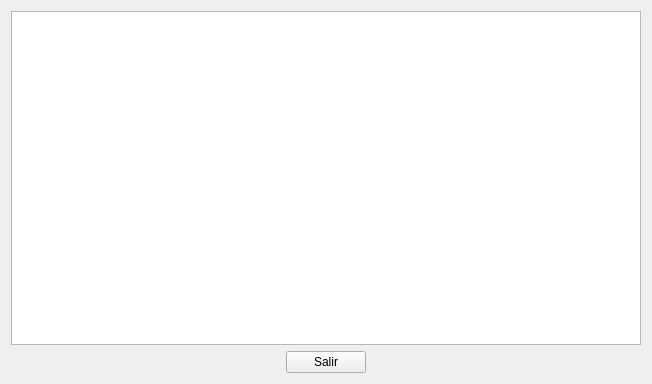
<?xml version="1.0" encoding="UTF-8"?>
<ui version="4.0">
 <class>TableSorteo</class>
 <widget class="QWidget" name="TableSorteo">
  <property name="geometry">
   <rect>
    <x>0</x>
    <y>0</y>
    <width>652</width>
    <height>384</height>
   </rect>
  </property>
  <property name="windowTitle">
   <string>Lista de Ganadores</string>
  </property>
  <layout class="QVBoxLayout" name="verticalLayout">
   <item>
    <widget class="QTableView" name="tableView">
     <property name="minimumSize">
      <size>
       <width>0</width>
       <height>0</height>
      </size>
     </property>
     <property name="styleSheet">
      <string notr="true"/>
     </property>
     <property name="alternatingRowColors">
      <bool>true</bool>
     </property>
     <property name="selectionBehavior">
      <enum>QAbstractItemView::SelectRows</enum>
     </property>
     <attribute name="horizontalHeaderStretchLastSection">
      <bool>true</bool>
     </attribute>
     <attribute name="verticalHeaderVisible">
      <bool>false</bool>
     </attribute>
    </widget>
   </item>
   <item>
    <layout class="QHBoxLayout" name="horizontalLayout">
     <property name="spacing">
      <number>10</number>
     </property>
     <property name="topMargin">
      <number>0</number>
     </property>
     <item>
      <spacer name="horizontalSpacer">
       <property name="orientation">
        <enum>Qt::Horizontal</enum>
       </property>
       <property name="sizeHint" stdset="0">
        <size>
         <width>40</width>
         <height>20</height>
        </size>
       </property>
      </spacer>
     </item>
     <item>
      <widget class="QPushButton" name="buttonSalir">
       <property name="contextMenuPolicy">
        <enum>Qt::CustomContextMenu</enum>
       </property>
       <property name="text">
        <string>Salir</string>
       </property>
      </widget>
     </item>
     <item>
      <spacer name="horizontalSpacer_2">
       <property name="orientation">
        <enum>Qt::Horizontal</enum>
       </property>
       <property name="sizeHint" stdset="0">
        <size>
         <width>40</width>
         <height>20</height>
        </size>
       </property>
      </spacer>
     </item>
    </layout>
   </item>
  </layout>
 </widget>
 <resources/>
 <connections>
  <connection>
   <sender>buttonSalir</sender>
   <signal>clicked()</signal>
   <receiver>TableSorteo</receiver>
   <slot>clickedExitList()</slot>
   <hints>
    <hint type="sourcelabel">
     <x>336</x>
     <y>364</y>
    </hint>
    <hint type="destinationlabel">
     <x>398</x>
     <y>404</y>
    </hint>
   </hints>
  </connection>
 </connections>
 <slots>
  <slot>clickedExitList()</slot>
 </slots>
</ui>
